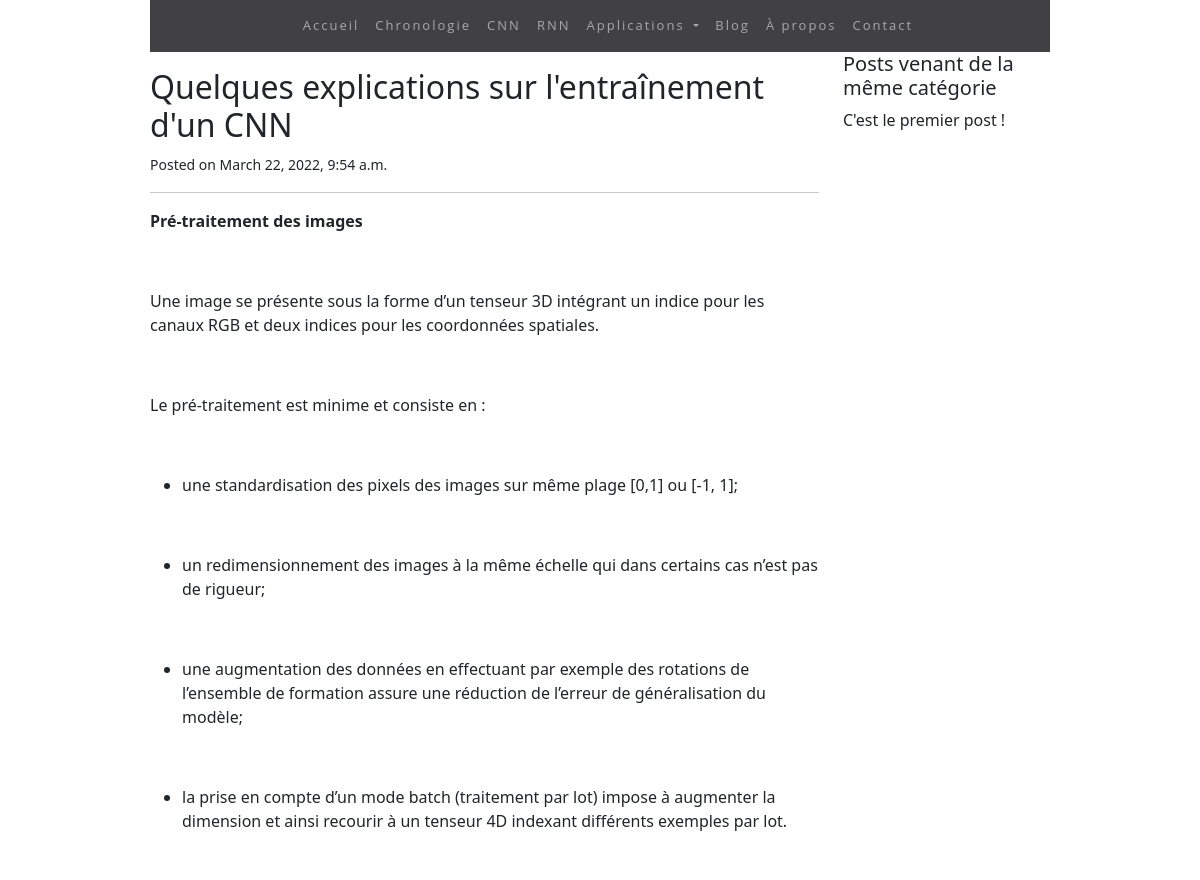
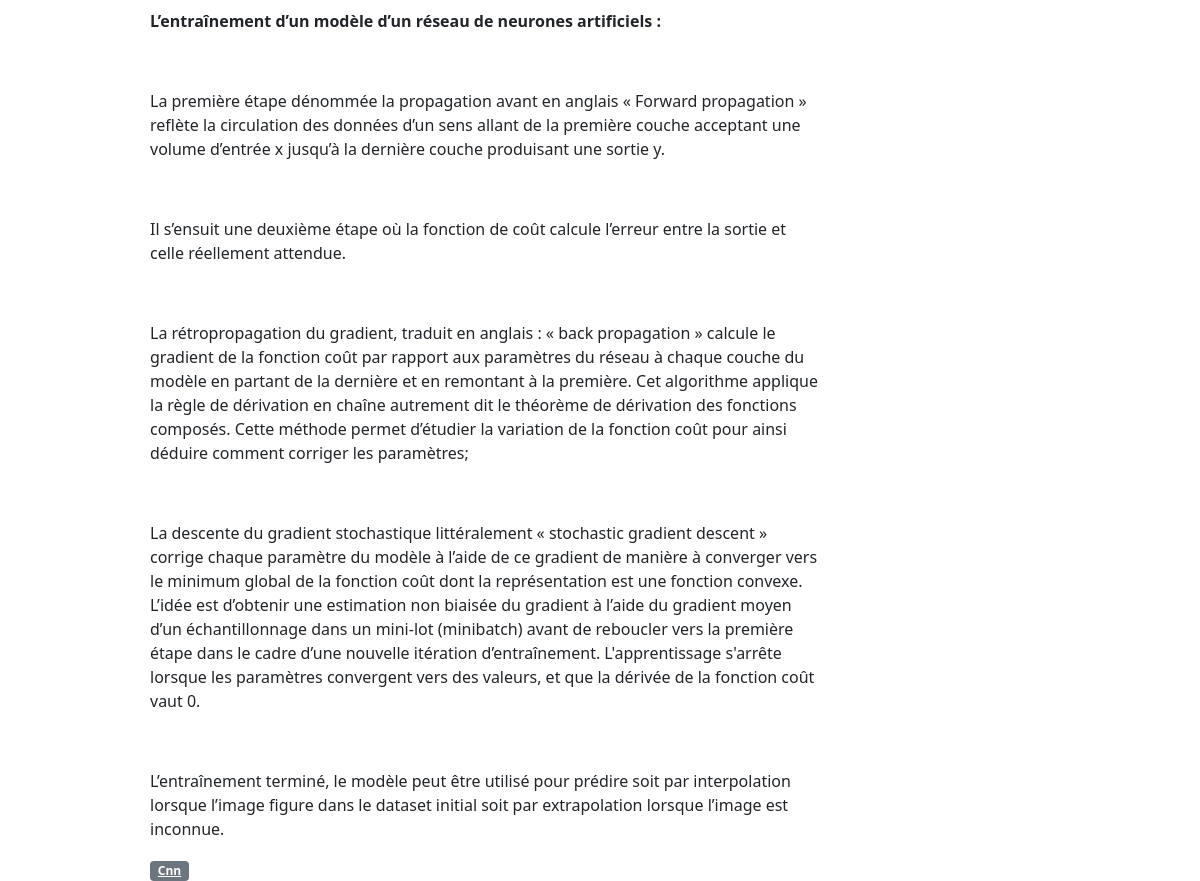
Screenshot of /posts/detail/1/ with the database file from the repository (2 pictures, top to bottom).
### siteweb/models.py (models this page shows, shortened)
class Post(models.Model):
    title = models.CharField(max_length=100)
    category = models.ForeignKey('PostCategory',
                                 null=True,
                                 blank=True,
                                 on_delete=models.DO_NOTHING)
    published = models.BooleanField(default=False)
    text = RichTextUploadingField()
    created_at = models.DateTimeField(auto_now_add=True)

class PostCategory(models.Model):
    name = models.CharField(max_length=50)
    def slug(self):
        return slugify(self.name)

### siteweb/views.py (the view)
# urls.py: path('posts/detail/<int:post_id>/', views.post_detail, name='post-detail'),
def post_detail(request, post_id):
    post = get_object_or_404(Post, pk=post_id)
    posts_same_category = Post.objects.filter(published=True, category=post.category) \
        .exclude(pk=post_id)
    context = {
        'navigation_items': navigation.navigation_items(navigation.NAV_POSTS),
        'post': post,
        'posts_same_category': posts_same_category,
    }
    return render(request, 'site/post_detail.html', context)

### siteweb/navigation.py (called while the page is built)
def navigation_items(selected_item):
    items = []
    for name, url in NAV_ITEMS:
        items.append({
            'name': name,
            'url': url,
            'active': True if selected_item == name else False
        })
    return items

### siteweb/templates/site/post_detail.html (shortened to what this page needs)
{% extends 'base.html' %}
{% block content %}
<div class="col-sm-9">
    <div class="mt-3">
        <h2>{{ post.title }}</h2>
        <small>Posted on {{ post.created_at }}</small>
        <hr>
        <p class="text-muted">
            {{ post.text|safe }}
        </p>
        <a href="{% url 'post-list' post.category.slug %}"
           class="badge bg-secondary">{{ post.category.name|capfirst }}</a>
    </div>
</div>
<div class="col-sm-3">
    <h5>Posts venant de la même catégorie</h5>
    <ul class="list-group">
        {% for post in posts_same_category %}
        <li class="list-group-item">
            <a href="{% url 'post-detail' post.pk %}">{{ post.title|truncatewords:4 }}</a>
        </li>
        {% empty %}
        C'est le premier post !
        {% endfor %}
    </ul>
</div>
{% endblock content %}

### rows the page displays
Post: title "Quelques explications sur l'entraînement d'un CNN", created_at "March 22, 2022, 9:54 a.m.", text "Pré-traitement des images Une image se présente sous la forme d’un tenseur 3D intégrant un indice pour les canaux RGB et deux indices pour les coordonnées spatiales. Le pré-traitement est minime et consiste en : une standardisation des pixels des images sur même plage [0,1] ou [-1, 1]; un redimensionnement des images à la même échelle qui dans certains cas n’est pas de rigueur; une augmentation des données en effectuant par exemple des rotations de l’ensemble de formation assure une réduction de l’erreur de généralisation du modèle; la prise en compte d’un mode batch (traitement par lot) impose à augmenter la dimension et ainsi recourir à un tenseur 4D indexant différents exemples par lot.…", category.name "Cnn"

### other values shown
{{ item.name }} "Accueil" "Chronologie" "CNN" "RNN" "Blog" "À propos" "Contact"
